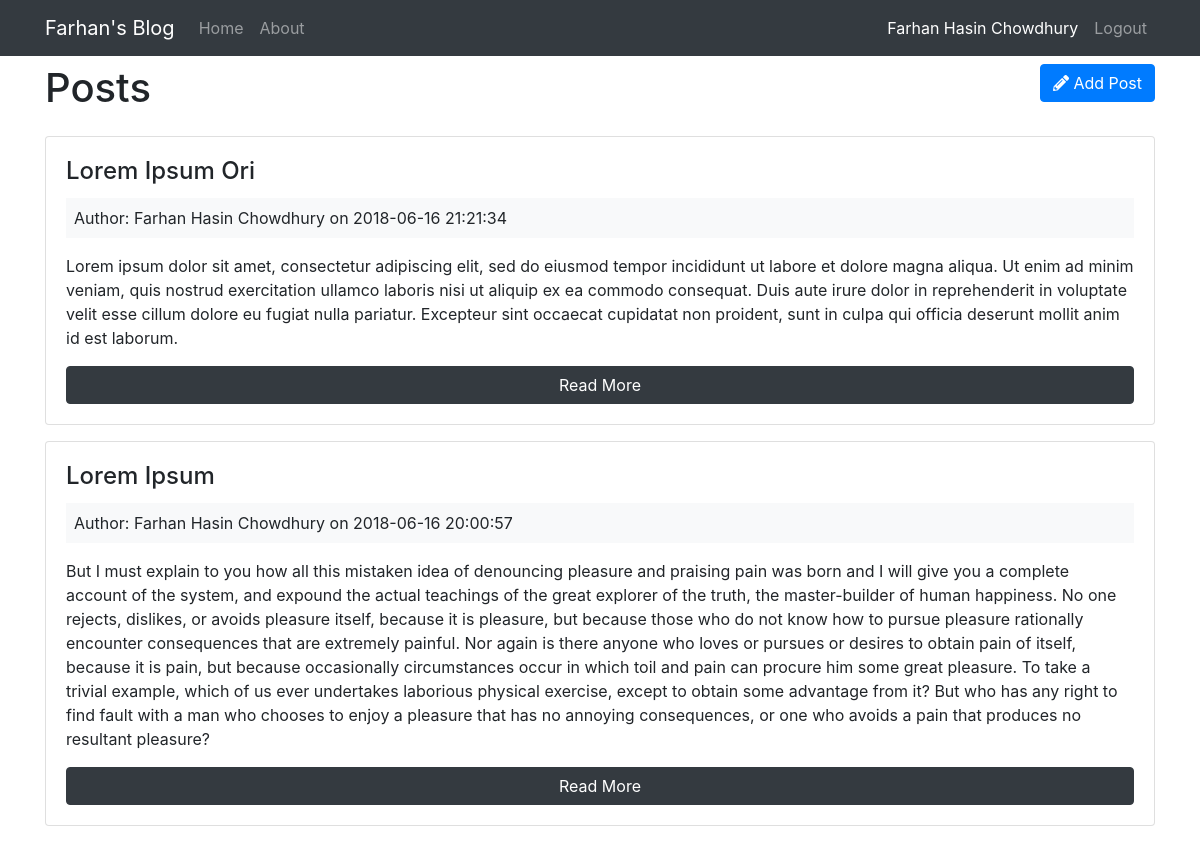
Screenshot of /posts (signed in) with the database file from the repository.
### tables this page shows
CREATE TABLE `posts` (
  `id` int(11) NOT NULL,
  `user_id` int(11) NOT NULL,
  `title` varchar(255) NOT NULL,
  `body` text NOT NULL,
  `created_at` datetime NOT NULL DEFAULT CURRENT_TIMESTAMP
);

CREATE TABLE `users` (
  `id` int(11) NOT NULL,
  `name` varchar(255) NOT NULL,
  `email` varchar(255) NOT NULL,
  `password` varchar(255) NOT NULL,
  `created_at` datetime NOT NULL DEFAULT CURRENT_TIMESTAMP
);

### app/controllers/Posts.php (called while the page is built, shortened)
<?php
    class Posts extends Controller {
        public function __construct() {
            $this->postModel = $this->model('Post');
        }
        public function index() {
            $posts = $this->postModel->getPosts();
            $data = [
                'posts' => $posts
            ];
            $this->view('posts/index', $data);
        }
    }
?>

### app/libraries/Core.php (called while the page is built, shortened)
<?php
    class Core {
        protected $currentMethod = 'index';
        public function __construct() {
            $url = $this->getURL();
            if(file_exists('../app/controllers/' . ucwords($url[0]) . '.php')) {
                unset($url[0]);
            }
            $this->currentController = new $this->currentController;
            $this->params = $url ? array_values($url) : [];
            call_user_func_array([$this->currentController, $this->currentMethod], $this->params);
        }
        public function getURL() {
            if(isset($_GET['url'])){
                $url = rtrim($_GET['url'], '/');
                $url = filter_var($url, FILTER_SANITIZE_URL);
                $url = explode('/', $url);
                return $url;
            }
        }
    }
?>

### public/index.php (called while the page is built, shortened)
<?php
    $init = new Core;
?>

### app/libraries/Database.php (called while the page is built, shortened)
<?php
    class Database {
        private $host = DB_HOST;
        private $user = DB_USER;
        private $passwd = DB_PASSWORD;
        private $dbname = DB_NAME;
        private $dbh;
        private $statement;
        public function __construct() {
            $dsn = 'mysql:host=' . $this->host . ';dbname=' . $this->dbname;
            $options = [
                PDO::ATTR_PERSISTENT => true,
                PDO::ATTR_ERRMODE => PDO::ERRMODE_EXCEPTION
            ];
            try {
                $this->dbh = new PDO($dsn, $this->user, $this->passwd, $options);
            } catch(PDOException $e) {
                $this->error = $e->getMessage();
                echo($this->error);
            }
        }
        public function query($sql) {
            $this->statement = $this->dbh->prepare($sql);
        }
        public function execute() {
            return $this->statement->execute();
        }
        public function resultSet() {
            $this->execute();
            return $this->statement->fetchAll(PDO::FETCH_OBJ);
        }
    }
?>

### app/models/Post.php (called while the page is built, shortened)
<?php
    class Post {
        private $db;
        public function __construct() {
            $this->db = new Database;
        }
        public function getPosts() {
            $this->db->query('SELECT *,
                                posts.id as postID,
                                users.id as userID,
                                posts.created_at as postCreated,
                                users.created_at as userCreated
                                FROM posts
                                INNER JOIN users
                                ON posts.user_id = users.id
                                ORDER BY posts.created_at DESC');
            $results = $this->db->resultSet();
            return $results;
        }
    }
?>

### app/views/posts/index.php (the view, shortened to what this page needs)
<?php require(APP_ROOT . '/views/includes/header.php'); ?>
    <div class="row mb-3">
        <div class="col-md-6">
            <h1>Posts</h1>
        </div>
        <div class="col-md-6">
            <a href="<?php echo(URL_ROOT); ?>/posts/add" class="btn btn-primary float-right"><i class="fa fa-pencil-alt"></i> Add Post</a>
        </div>
    </div>
    <?php foreach($data['posts'] as $post): ?>
        <div class="card card-body mb-3">
            <h4 class="card-title">
                <?php echo($post->title); ?>
            </h4>
            <div class="bg-light p-2 mb-3">
                Author: <?php echo($post->name); ?> on <?php echo($post->postCreated); ?>
            </div>
            <p class="card-text"><?php echo($post->body); ?></p>
            <a href="<?php echo(URL_ROOT) ?>/posts/read/<?php echo($post->postID); ?>" class="btn btn-dark">Read More</a>
        </div>
    <?php endforeach ?>
<?php require(APP_ROOT . '/views/includes/footer.php'); ?>

### app/libraries/Controller.php (shortened to what this page needs)
<?php
    class Controller{
        public function view($view, $data = []) {
            if(file_exists('../app/views/' . $view . '.php')) {
                require_once('../app/views/' . $view . '.php');
            } else {
                die('View doesn\'t exist');
            }
        }
    }
?>

### app/views/includes/header.php (shortened to what this page needs)
<!DOCTYPE html>
<html lang="en">
<head>
    <link rel="stylesheet" href="https://maxcdn.bootstrapcdn.com/bootstrap/4.0.0/css/bootstrap.min.css">
    <link rel="stylesheet" href="https://use.fontawesome.com/releases/v5.0.13/css/all.css">
</head>
<body>
    <?php require_once(APP_ROOT . '/views/includes/navbar.php'); ?>
    <div class="container">

### app/views/includes/navbar.php (shortened to what this page needs)
<nav class="navbar navbar-expand-md navbar-dark bg-dark mb-2">
      <div class="container">
        <a class="navbar-brand" href="<?php echo(URL_ROOT); ?>"><?php echo(SITE_NAME); ?></a>
        <div class="collapse navbar-collapse" id="navbarsExampleDefault">
          <ul class="navbar-nav mr-auto">
            <li class="nav-item">
              <a class="nav-link" href="<?php echo(URL_ROOT); ?>">Home</a>
            </li>
            <li class="nav-item">
              <a class="nav-link" href="<?php echo(URL_ROOT); ?>/pages/about">About</a>
            </li>
          </ul>
          <ul class="navbar-nav ml-auto">
            <?php if(isset($_SESSION['user_id'])): ?>
            <li class="nav-item active">
              <span class="nav-link"><?php echo($_SESSION['user_name']); ?></span>
            </li>
            <li class="nav-item">
              <a class="nav-link" href="<?php echo(URL_ROOT); ?>/users/logout">Logout</a>
            </li>
            <?php endif; ?>
          </ul>
        </div>
      </div>
    </nav>

### app/views/includes/footer.php (shortened to what this page needs)
    </div>
</body>
</html>

### rows the page displays
posts: title "Lorem Ipsum Ori", user.name "Farhan Hasin Chowdhury", created_at "2018-06-16 21:21:34", body "Lorem ipsum dolor sit amet, consectetur adipiscing elit, sed do eiusmod tempor incididunt ut labore et dolore magna aliqua. Ut enim ad minim veniam, quis nostrud exercitation ullamco laboris nisi ut aliquip ex ea commodo consequat. Duis aute irure dolor in reprehenderit in voluptate velit esse cillum dolore eu fugiat nulla pariatur. Excepteur sint occaecat cupidatat non proident, sunt in culpa qui officia deserunt mollit anim id est laborum."
posts: title "Lorem Ipsum", user.name "Farhan Hasin Chowdhury", created_at "2018-06-16 20:00:57", body "But I must explain to you how all this mistaken idea of denouncing pleasure and praising pain was born and I will give you a complete account of the system, and expound the actual teachings of the great explorer of the truth, the master-builder of human happiness. No one rejects, dislikes, or avoids pleasure itself, because it is pleasure, but because those who do not know how to pursue pleasure rationally encounter consequences that are extremely painful. Nor again is there anyone who loves or pursues or desires to obtain pain of itself, because it is pain, but because occasionally circumstances occur in which toil and pain can procure him some great pleasure. To take a trivial example,…"

### other values shown
SITE_NAME "Farhan's Blog"
$_SESSION['user_name'] "Farhan Hasin Chowdhury"
